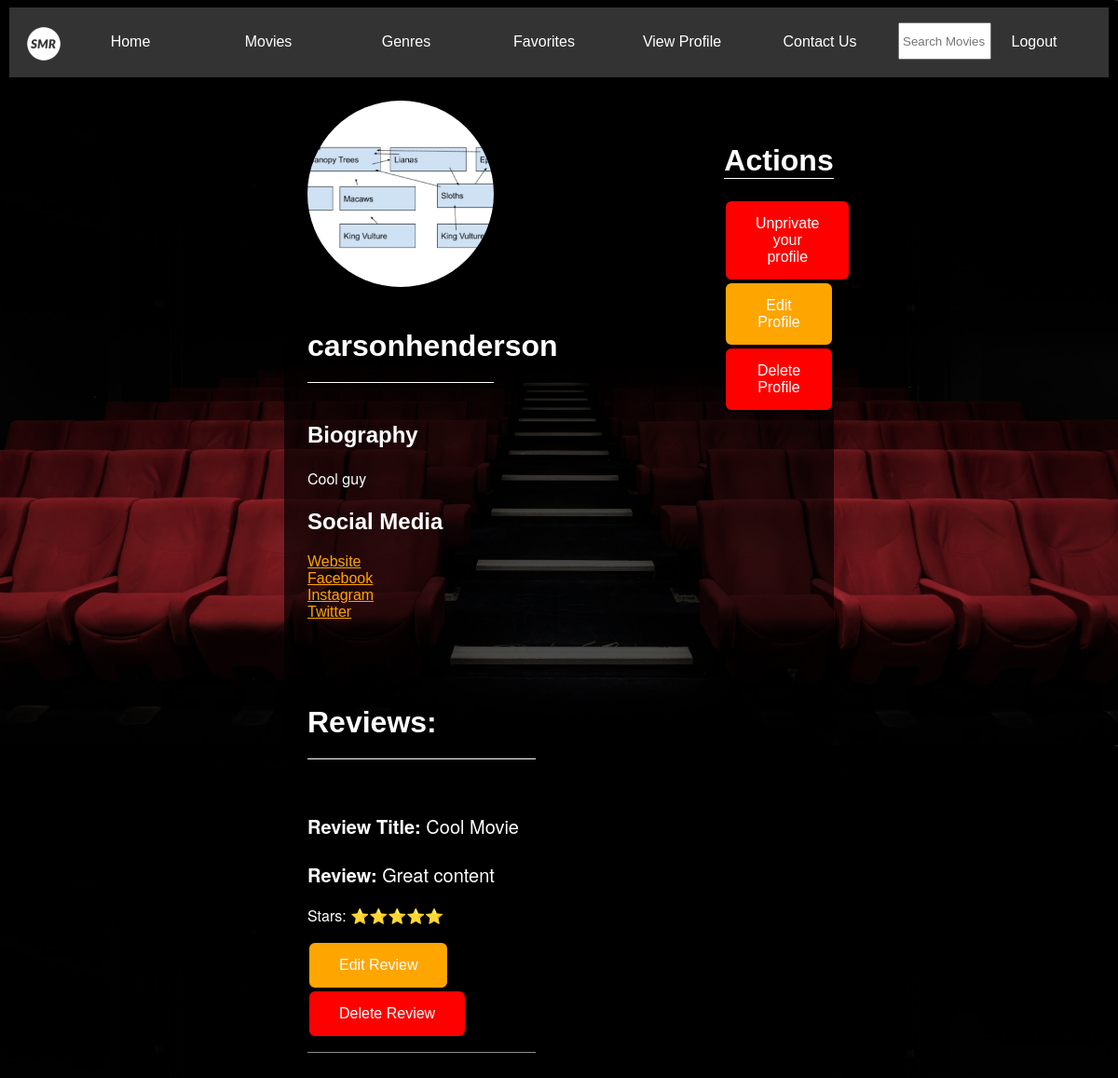
Screenshot of /profile/1/view (signed in) with the database file from the repository.
### movie/models.py (models this page shows, shortened)
class Profile(models.Model):
    user = models.OneToOneField(User, null=True, on_delete=models.CASCADE, unique=True)
    bio = models.TextField(max_length=500, validators=[validate_is_profane], null=True, blank=True)
    image = models.ImageField(upload_to="movie/static/images/profile", default="movie/static/images/profile/default.png", null=True)
    websiteurl = models.TextField(validators=[URLValidator()], max_length=100, null=True, blank=True)
    twitterurl = models.TextField(validators=[URLValidator()], max_length=100, null=True, blank=True)
    instagramurl = models.TextField(validators=[URLValidator()], max_length=100, null=True, blank=True)
    facebookurl = models.TextField(validators=[URLValidator()], max_length=100, null=True, blank=True)
    private = models.BooleanField(default=True)

class Review(models.Model):
    title = models.CharField(max_length=200, validators=[validate_is_profane])
    content = models.TextField(blank=True, null=True, validators=[validate_is_profane])
    stars = models.IntegerField(validators=[
            MaxValueValidator(5),
            MinValueValidator(1),
        ])
    movie = models.ForeignKey(Movie, on_delete=models.CASCADE, related_name='reviews', related_query_name='review')
    user = models.ForeignKey(User, on_delete=models.CASCADE, related_name='reviews', related_query_name='review')
    created_date = models.DateTimeField(default=timezone.now)
    updated_date = models.DateTimeField(auto_now_add=True)

### movie/views.py (the view)
# urls.py: path('profile/<int:pk>/view', views.profile_detail, name="profile_detail"),
def profile_detail(request, pk):
    profile = get_object_or_404(Profile, pk=pk)
    return render(request, 'website/profile_detail.html', {'profile': profile})

### movie/templates/website/profile_detail.html
{% extends 'website/base.html' %}
{% load mathfilters %}
{% load static %}
{% load index %}
{% block content %}
    {% if profile.private == False or user.pk == profile.user.pk %}
    <body>
    <div class="profilewrapper">
    <div>
        {% if user.is_authenticated %}
            {% if user.pk == profile.user.pk %}
                <div class="profileactions">
                    <h1 style="border-bottom: 1px solid white; text-align: center;">Actions</h1>
                    {% if profile.private == True %}
                    <div>
                        <a href="{% url 'movie-review:private' pk=profile.pk %}"><span class="buttondelete">Unprivate your profile</span></a><br>
                    </div>
                    {% else %}
                    <div>
                        <a href="{% url 'movie-review:private' pk=profile.pk %}"><span class="buttonadd">Private your profile</span></a><br>
                    </div>
                    {% endif %}
                    <a href="{% url 'movie-review:profile_edit' pk=profile.pk %}"><span class="buttonedit">Edit Profile</span></a><br>
                    <a href="{% url 'movie-review:profile_delete' pk=profile.pk %}"><span class="buttondelete">Delete Profile</span></a><br>
                </div>
                {% endif %}
        {% endif %}
    <div class="casbah">
        <div class="profileimage">
        <div><img alt="Profile Picture" src="{{ profile.image.url }}" style="width: 200px; height: 200px; border-radius: 50%; object-fit: cover">
            <div><h1>{{ profile.user.username }}</h1></div></div></div>
        <h2>Biography</h2>
        <div><p>{{ profile.bio }}</p></div>
        <h2>Social Media</h2>
        {% if profile.websiteurl %}
        <div><a href="{{ profile.websiteurl }}">Website</a></div>
        {% endif %}
        {% if profile.facebookurl %}
        <div><a href="{{ profile.facebookurl }}">Facebook</a></div>
        {% endif %}
        {% if profile.instagramurl %}
        <div><a href="{{ profile.instagramurl }}">Instagram</a></div>
        {% endif %}
        {% if profile.twitterurl %}
        <div><a href="{{ profile.twitterurl }}">Twitter</a></div>
        {% endif %}
        </div>
        </div>
        <div class="casbah">
        {% if user.is_authenticated %}
            {% if user.pk == profile.user.pk %}
                {% if profile.user.reviews.all %}
                <h1>Reviews:</h1>
                {% for review in profile.user.reviews.all %}
                    <div class="profilereviews">
                    <p class="reviewp"><strong>Review Title: </strong>{{ review.title }}</p>
                    <p class="reviewp"><strong>Review: </strong>{{ review.content }}</p>
                        {% with stars=review.stars|slugify %}
                            {% if stars == "5" %}
                            <p>Stars: ⭐️️⭐️️⭐️️⭐️️⭐️️</p>
                            {% elif stars == "4" %}
                            <p>Stars: ⭐️️⭐️️⭐️️⭐️️</p>
                            {% elif stars == "3" %}
                            <p>Stars: ⭐️️⭐️️⭐️️</p>
                            {% elif stars == "2" %}
                            <p>Stars: ⭐️️⭐️️</p>
                            {% elif stars == "1" %}
                            <p>Stars: ⭐️️️</p>
                         {% endif %}
                     {% endwith %}
                    <a href="{% url 'movie-review:review_edit' pk=review.pk %}"><span class="buttonedit">Edit Review</span></a>
                    <a href="{% url 'movie-review:review_delete' pk=review.pk %}"><span class="buttondelete">Delete Review</span></a>
                    </div>
                {% endfor %}
                    {% endif %}
                {% endif %}
        {% endif %}
        </div>
    </div>
    </body>
        {% else %}
        <h1>This profile is locked or does not exist.</h1>
    {% endif %}
{% endblock %}

### movie/static/base/styles.css (style rules this page uses)
.reviewp { font-size: 20px; margin-right: 0%; }
.profilewrapper { margin-left: 25%; margin-right: 25%; background-color: rgba(0, 0, 0, 66%); }
.buttonedit { background-color: orange; border: black 2px solid; color: white; padding: 15px 32px; text-align: center; text-decoration: none; display: inline-block; font-size: 16px; transition-duration: 0.3s; border-radius: 8px; }
.buttondelete { background-color: red; border: black 2px solid; color: white; padding: 15px 32px; text-align: center; text-decoration: none; display: inline-block; font-size: 16px; transition-duration: 0.3s; border-radius: 8px; }
p { color: #FFFFFF; font-family: "Helvetica Neue", Arial, sans-serif; font-size: 16px; font-weight: 300; line-height: 1.5625; margin-bottom: 15px; }
body { background-image: url("backgroundimage/theater.jpg"); background-repeat: repeat; background-size: 100% auto; background-color: black; font-family: sans-serif; margin-left:10px; margin-right: 10px; }
h1 { color: #FFFFFF; }
h2 { color: #FFFFFF; }
a { color: orange; }
.profileactions { position: relative; float: right; width: 20%; padding-top: 50px; margin: 0 auto; }
.casbah { padding: 25px; margin-right: 50%; }
.casbah h1 { border-bottom: 1px solid white; position: relative; padding-bottom: 20px; padding-top: 20px; }
.profileimage { width: 200px; justify-content: center; align-content: center; }
.profilereviews { border-bottom: 1px solid rgba(255, 255, 255, 55%); padding-top: 15px; padding-bottom: 15px; overflow: auto; overflow-wrap: break-word; }

### rows the page displays
Profile: image (picture), user.username "carsonhenderson", bio "Cool guy"
Review: title "Cool Movie", content "Great content"
